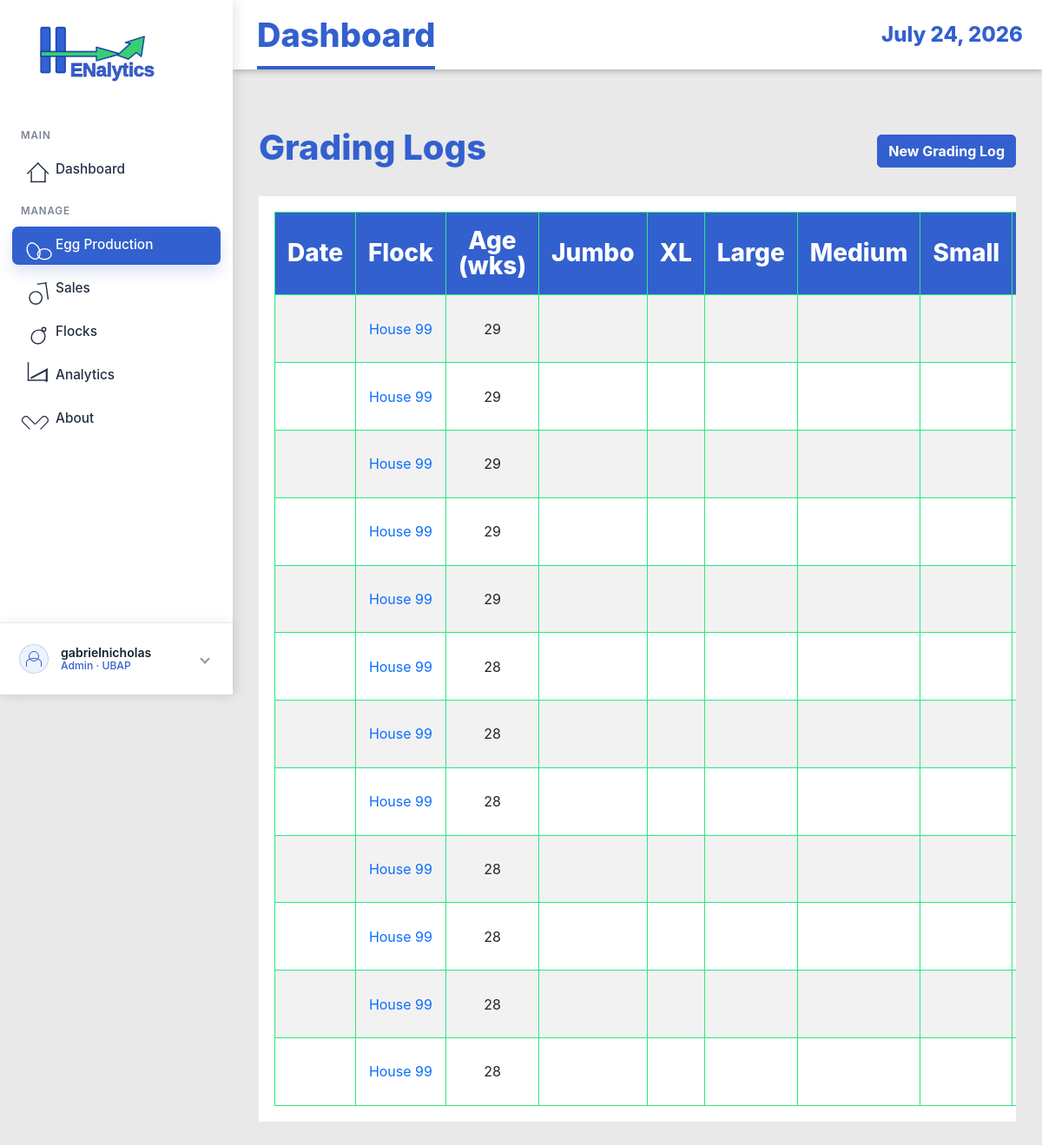
Before: /grading-logs/ (signed in) with the older database file.
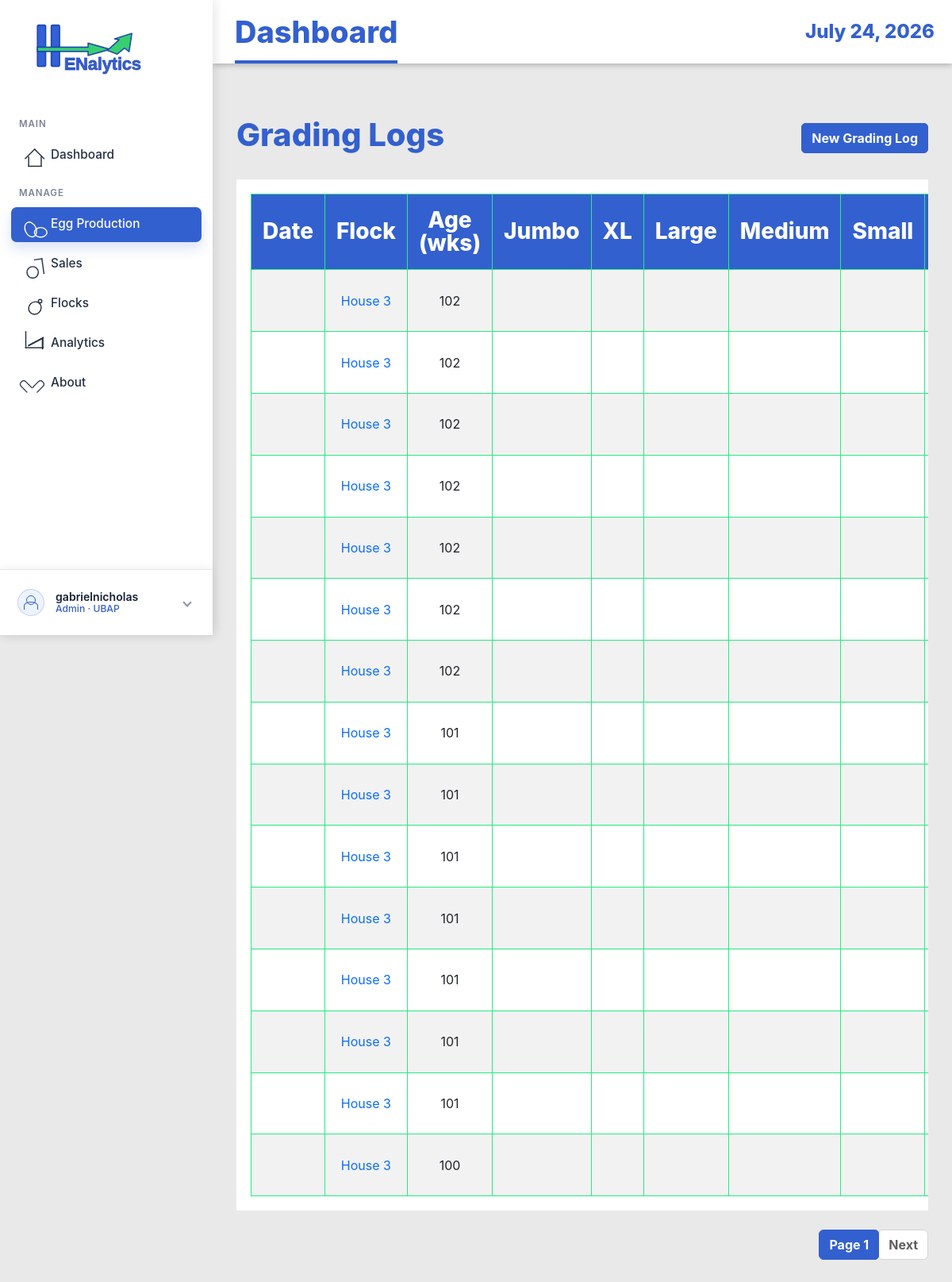
After: the same page with the newer database file.
### EggProduction/models.py (models this page shows, shortened)
class GradingLog(models.Model):
    flock = models.ForeignKey(Flock, on_delete=models.CASCADE, related_name='grading_logs')
    log_date = models.DateField()
    age_weeks = models.IntegerField(validators=[MinValueValidator(0)])
    eggs_total = models.IntegerField(validators=[MinValueValidator(0)])
    eggs_aa = models.IntegerField(validators=[MinValueValidator(0)], default=0)
    eggs_a = models.IntegerField(validators=[MinValueValidator(0)], default=0)
    eggs_b = models.IntegerField(validators=[MinValueValidator(0)], default=0)
    eggs_small = models.IntegerField(validators=[MinValueValidator(0)], default=0)
    eggs_broken = models.IntegerField(validators=[MinValueValidator(0)], default=0)
    eggs_decode = models.IntegerField(validators=[MinValueValidator(0)], default=0)
    eggs_source = models.CharField(max_length=100, blank=True, null=True)
    created_at = models.DateTimeField(auto_now_add=True)
    updated_at = models.DateTimeField(auto_now=True)
    class Meta:
        ordering = ['-log_date']
        unique_together = ('flock', 'log_date')

class Flock(models.Model):
    STATUS_CHOICES = (
        ('active', 'Active'),
        ('inactive', 'Inactive'),
        ('culled', 'Culled'),
    )
    house_no = models.IntegerField()
    breed_strain = models.CharField(max_length=100)
    date_started = models.DateField()
    initial_hen_count = models.IntegerField(validators=[MinValueValidator(1)])
    status = models.CharField(max_length=20, choices=STATUS_CHOICES, default='active')
    notes = models.TextField(blank=True, null=True)
    created_at = models.DateTimeField(auto_now_add=True)
    updated_at = models.DateTimeField(auto_now=True)
    class Meta:
        ordering = ['-date_started']
        unique_together = ['house_no', 'date_started']

### EggProduction/views.py (the view)
# urls.py: path('grading-logs/', views.GradingLogListView.as_view(), name='grading-log-list'),
class GradingLogListView(StaffAccessMixin, ListView):
    model = GradingLog
    template_name = 'egg_production/grading_log_list.html'
    context_object_name = 'grading_logs'
    paginate_by = 15
    ordering = ['-log_date']
    def get_queryset(self):
        qs = super().get_queryset().select_related('flock')
        flock_id = self.request.GET.get('flock_id')
        if flock_id:
            qs = qs.filter(flock_id=flock_id)
        return qs

### EggProduction/views.py (called while the page is built)
    def test_func(self):
        user = self.request.user
        try:
            profile = UserProfile.objects.get(user=user)
            return profile.role in ['staff', 'admin', 'manager']
        except UserProfile.DoesNotExist:
            return user.is_staff or user.is_superuser

### EggProduction/templates/egg_production/grading_log_list.html (shortened to what this page needs)
{% extends 'base.html' %}
{% load static %}
{% block content %}
<div class="container mt-4">
    <div class="d-flex justify-content-between align-items-center mb-4">
        <h1>Grading Logs</h1>
        {% if perms.eggproduction.add_gradinglog or user.is_staff %}
        <a href="{% url 'eggproduction:grading-log-create' %}" class="btn btn-primary">New Grading Log</a>
        {% endif %}
    </div>
    {% if grading_logs %}
    <div class="table-responsive">
        <table class="table table-striped table-hover">
            <thead class="table-dark">
                <tr>
                    <th>Date</th>
                    <th>Flock</th>
                    <th>Age (wks)</th>
                    <th>Jumbo</th>
                    <th>XL</th>
                    <th>Large</th>
                    <th>Medium</th>
                    <th>Small</th>
                    <th>Pullets</th>
                </tr>
            </thead>
            <tbody>
                {% for log in grading_logs %}
                <tr>
                    <td>{{ log.grading_date|date:"Y-m-d" }}</td>
                    <td><a href="{% url 'eggproduction:flock-detail' log.flock.pk %}">House {{ log.flock.house_no }}</a>
                    </td>
                    <td>{{ log.age_weeks }}</td>
                    <td>{{ log.grade_jumbo }}</td>
                    <td>{{ log.grade_extra_large }}</td>
                    <td>{{ log.grade_large }}</td>
                    <td>{{ log.grade_medium }}</td>
                    <td>{{ log.grade_small }}</td>
                    <td>{{ log.grade_pullets }}</td>
                </tr>
                {% endfor %}
            </tbody>
        </table>
    </div>
    {% if is_paginated %}
    <nav aria-label="Page navigation">
        <ul class="pagination justify-content-center">
            <li class="page-item active"><a class="page-link" href="#">Page {{ page_obj.number }}</a></li>
            {% if page_obj.has_next %}
            <li class="page-item"><a class="page-link" href="?page={{ page_obj.next_page_number }}">Next</a></li>
            {% endif %}
        </ul>
    </nav>
    {% endif %}
    {% else %}
    <div class="alert alert-info">No grading logs found. <a href="{% url 'eggproduction:grading-log-create' %}">Create
            one</a></div>
    {% endif %}
</div>
{% endblock %}

### EggProduction/templates/base.html (shortened to what this page needs)
{% load static %}
<!DOCTYPE html>
<html lang="en">
<head>
    <link href="https://cdn.jsdelivr.net/npm/bootstrap@5.3.0/dist/css/bootstrap.min.css" rel="stylesheet">
    <link rel="stylesheet" href="https://cdn.datatables.net/1.13.8/css/jquery.dataTables.min.css">
    <link rel="stylesheet" href="https://cdn.datatables.net/buttons/2.4.2/css/buttons.dataTables.min.css">
    <link rel="stylesheet" href="{% static 'EggProduction/css/style.css' %}">
</head>
<body class="{% if request.user.is_authenticated %}app-body{% else %}auth-body{% endif %}">
    {% if request.user.is_authenticated %}
    <div class="app-shell">
        <aside class="app-sidebar">
            <a href="{% url 'eggproduction:dashboard' %}" class="brand-lockup">
                <img src="{% static 'EggProduction/img/logo.svg' %}" alt="Henalytics">
            </a>
            <nav class="side-nav" aria-label="Main navigation">
                <div class="nav-section-label">MAIN</div>
                <a href="{% url 'eggproduction:dashboard' %}"
                    class="side-link {% if request.resolver_match.url_name == 'dashboard' %}active{% endif %}">
                    <span class="side-icon icon-home"></span>
                    <span>Dashboard</span>
                </a>
                <div class="nav-section-label">MANAGE</div>
                <a href="{% url 'eggproduction:production-log-list' %}"
                    class="side-link {% if 'production-log' in request.resolver_match.url_name or 'grading-log' in request.resolver_match.url_name %}active{% endif %}">
                    <span class="side-icon icon-eggs"></span>
                    <span>Egg Production</span>
                </a>
                <a href="{% url 'eggproduction:sales-transaction-list' %}"
                    class="side-link {% if 'sales-transaction' in request.resolver_match.url_name or 'sales-item' in request.resolver_match.url_name %}active{% endif %}">
                    <span class="side-icon icon-sales"></span>
                    <span>Sales</span>
                </a>
                <a href="{% url 'eggproduction:flock-list' %}"
                    class="side-link {% if 'flock' in request.resolver_match.url_name %}active{% endif %}">
                    <span class="side-icon icon-flock"></span>
                    <span>Flocks</span>
                </a>
                <a href="{% url 'eggproduction:harvest-forecast-list' %}"
                    class="side-link {% if 'forecast' in request.resolver_match.url_name or 'model-version' in request.resolver_match.url_name %}active{% endif %}">
                    <span class="side-icon icon-chart"></span>
                    <span>Analytics</span>
                </a>
                <a href="{% url 'index' %}"
                    class="side-link {% if request.resolver_match.url_name == 'index' %}active{% endif %}">
                    <span class="side-icon icon-heart"></span>
                    <span>About</span>
                </a>
            </nav>
            <div class="sidebar-account dropdown">
                <button class="account-toggle" type="button" data-bs-toggle="dropdown" data-bs-auto-close="outside"
                    aria-expanded="false" aria-label="Open account menu">
                    <span class="account-avatar" aria-hidden="true"></span>
                    <span class="account-copy">
                        <span class="account-name">{{ request.user.get_full_name|default:request.user.username }}</span>
                        <span class="account-role">
                            {% if request.user.is_superuser %}
                            Admin
                            {% elif request.user.userprofile.display_role %}
                            {{ request.user.userprofile.display_role }}
                            {% else %}
                            Staff
                            {% endif %}
                            &middot; UBAP
                        </span>
                    </span>
                    <span class="account-chevron" aria-hidden="true"></span>
                </button>
            </div>
        </aside>
        <section class="app-panel">
            <header class="app-topbar">
                <h1>{% block page_title %}Dashboard{% endblock %}</h1>
                <time>{% now "F j, Y" %}</time>
            </header>
            <main class="app-content">
                {% else %}
                <main>
                    {% endif %}
                    {% block content %}{% endblock %}
                    {% if request.user.is_authenticated %}
                </main>
        </section>
    </div>
    {% else %}
    </main>
    {% endif %}
</body>
</html>

Changed rows visible on the page:
removed GradingLog: flock.house_no "99", age_weeks "29"
removed GradingLog: flock.house_no "99", age_weeks "29"
removed GradingLog: flock.house_no "99", age_weeks "29"
removed GradingLog: flock.house_no "99", age_weeks "29"
removed GradingLog: flock.house_no "99", age_weeks "29"
removed GradingLog: flock.house_no "99", age_weeks "28"
removed GradingLog: flock.house_no "99", age_weeks "28"
removed GradingLog: flock.house_no "99", age_weeks "28"
removed GradingLog: flock.house_no "99", age_weeks "28"
removed GradingLog: flock.house_no "99", age_weeks "28"
removed GradingLog: flock.house_no "99", age_weeks "28"
removed GradingLog: flock.house_no "99", age_weeks "28"
added GradingLog: flock.house_no "3", age_weeks "102"
added GradingLog: flock.house_no "3", age_weeks "102"
added GradingLog: flock.house_no "3", age_weeks "102"
added GradingLog: flock.house_no "3", age_weeks "102"
added GradingLog: flock.house_no "3", age_weeks "102"
added GradingLog: flock.house_no "3", age_weeks "102"
added GradingLog: flock.house_no "3", age_weeks "102"
added GradingLog: flock.house_no "3", age_weeks "101"
added GradingLog: flock.house_no "3", age_weeks "101"
added GradingLog: flock.house_no "3", age_weeks "101"
added GradingLog: flock.house_no "3", age_weeks "101"
added GradingLog: flock.house_no "3", age_weeks "101"
added GradingLog: flock.house_no "3", age_weeks "101"
added GradingLog: flock.house_no "3", age_weeks "101"
added GradingLog: flock.house_no "3", age_weeks "100"
Other visible differences:
{{ page_obj.number }}: (not shown) → "1"
text now shown: "Page Next"
